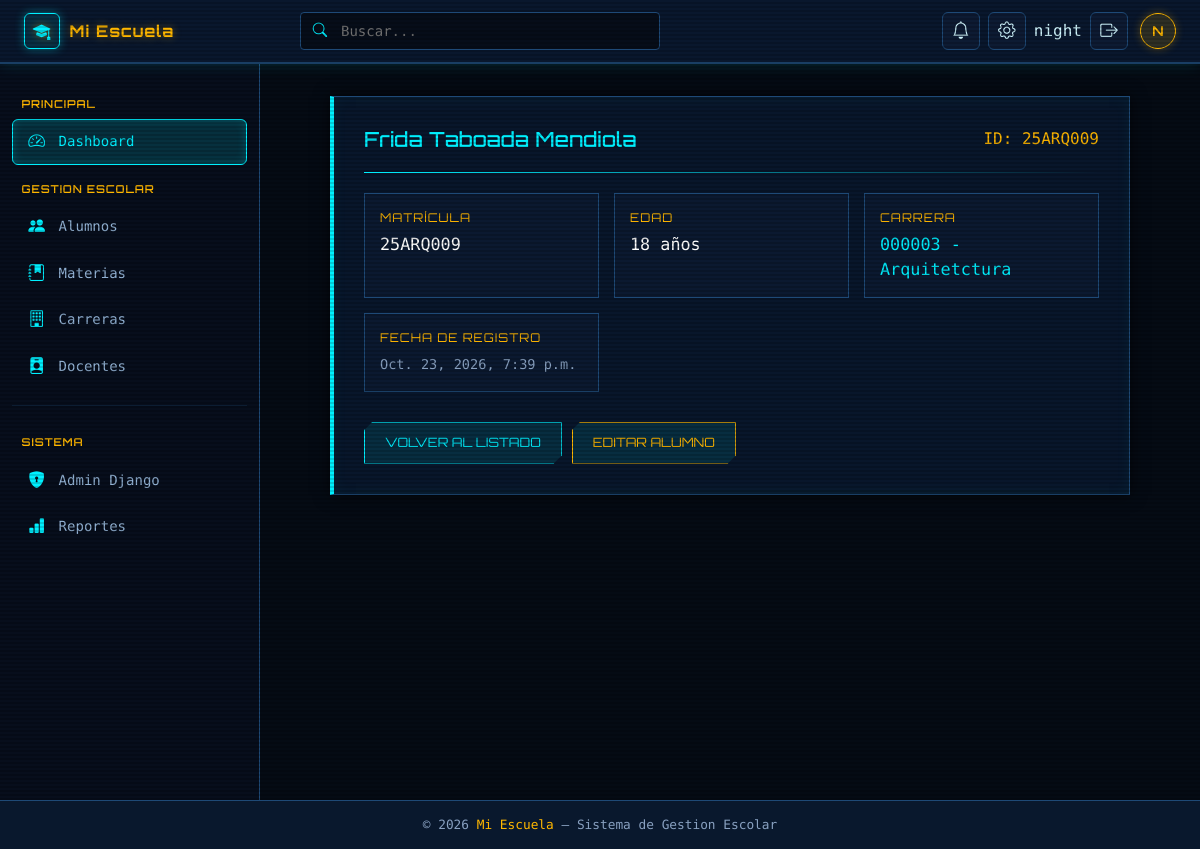
The app's page /alumno/3/ (signed in) with its own data.
### dark/models.py (models this page shows, shortened)
class Alumno(models.Model):
    matricula = models.CharField(verbose_name='Matricula', max_length=8, unique=True)
    nombre = models.CharField(verbose_name='Nombre alumno', max_length=50)
    apellido_paterno = models.CharField(verbose_name='Apellido paterno', max_length=100)
    apellido_materno = models.CharField(verbose_name='Apellido materno', max_length=100)
    edad = models.IntegerField(verbose_name='Edad')
    fecha_registro = models.DateTimeField(auto_now_add=True)
    carrera = models.ForeignKey('Patos', on_delete=models.PROTECT, verbose_name='Carrera')

class Patos(models.Model):
    clave = models.CharField(verbose_name='Clave', max_length=8, unique=True)
    carrera = models.CharField(verbose_name='Nombre Carrera', max_length=50)
    class Meta:
        verbose_name = 'Carrera'
        verbose_name_plural = 'Carreras'
    def __str__(self):
        return f'{self.clave} - {self.carrera}'

### dark/views.py (the view)
# urls.py: path('alumno/<int:pk>/', views.detalle_alumno, name='detalle_alumno'),
@login_required
def detalle_alumno(request, pk):
    alumno = get_object_or_404(Alumno, pk=pk)
    return render(request, 'detalle_alumno.html', {'alumno': alumno})

### dark/templates/detalle_alumno.html (shortened to what this page needs)
{% extends "base.html" %}
{% block contenido %}
<div class="scanlines"></div>
<div class="hud-card">
    <div style="display: flex; justify-content: space-between; align-items: center; margin-bottom: 10px; flex-wrap: wrap; gap: 10px;">
        <h2 style="font-family: var(--font-heading); color: var(--hud-blue); font-size: 1.3rem; margin:0;">
            {{ alumno.nombre }} {{ alumno.apellido_paterno }} {{ alumno.apellido_materno }}
        </h2>
        <span style="color: var(--hud-gold); font-family: var(--font-mono);">ID: {{ alumno.matricula }}</span>
    </div>
    <div class="hud-divider"></div>
    <div class="detalle-grid">
        <div class="detalle-item">
            <span class="detalle-label">Matrícula</span>
            <span class="detalle-valor">{{ alumno.matricula }}</span>
        </div>
        <div class="detalle-item">
            <span class="detalle-label">Edad</span>
            <span class="detalle-valor">{{ alumno.edad }} años</span>
        </div>
        <div class="detalle-item">
            <span class="detalle-label">Carrera</span>
            <span class="detalle-valor" style="color: var(--hud-blue);">{{ alumno.carrera }}</span>
        </div>
        <div class="detalle-item">
            <span class="detalle-label">Fecha de Registro</span>
            <span class="detalle-valor" style="font-size: 0.85rem; color: #88a0c0;">{{ alumno.fecha_registro }}</span>
        </div>
    </div>
    <div style="display: flex; gap: 10px; margin-top: 10px;">
        <a href="{% url 'lista_alumnos' %}" class="btn-hud">Volver al Listado</a>
        <a href="{% url 'editar_alumno' alumno.id %}" class="btn-hud" style="border-color: var(--hud-gold); color: var(--hud-gold);">Editar Alumno</a>
    </div>
</div>
{% endblock contenido %}

### dark/templates/base.html (shortened to what this page needs)
{% load static %}
<!DOCTYPE html>
<html lang="es">
<head>
    <link href="https://cdn.jsdelivr.net/npm/bootstrap@5.3.3/dist/css/bootstrap.min.css" rel="stylesheet">
    <link href="https://cdn.jsdelivr.net/npm/bootstrap-icons@1.11.3/font/bootstrap-icons.min.css" rel="stylesheet">
    <link href="{% static 'alumnos/css/base.css' %}" rel="stylesheet">
</head>
<body>
    <header class="top-navbar">
        <a href="#" class="brand">
            <div class="brand-icon">
                <i class="bi bi-mortarboard-fill"></i>
            </div>
            Mi Escuela
        </a>
        <div class="navbar-search d-none d-md-block">
            <div class="search-wrapper">
                <i class="bi bi-search"></i>
                <input type="text" placeholder="Buscar...">
            </div>
        </div>
        <div class="navbar-right">
            <button class="nav-icon-btn" title="Notificaciones">
                <i class="bi bi-bell"></i>
            </button>
            <button class="nav-icon-btn" title="Configuracion">
                <i class="bi bi-gear"></i>
            </button>
            {% if user.is_authenticated %}
            <span class="navbar-username">{{ user.username }}</span>
            <form method="POST" action="{% url 'logout' %}" style="margin:0;">
                <button type="submit" class="nav-icon-btn logout-btn" title="Cerrar sesión">
                    <i class="bi bi-box-arrow-right"></i>
                </button>
            </form>
            {% endif %}
            <div class="avatar" title="{{ user.username }}">{{ user.username|first|upper }}</div>
        </div>
    </header>
    <div class="app-wrapper">
        <aside id="sidebar">
            <div class="sidebar-section">
                <p class="sidebar-label">Principal</p>
                <a href="#" class="sidebar-link active">
                    <i class="bi bi-speedometer2"></i> Dashboard
                </a>
            </div>
            <div class="sidebar-section">
                <p class="sidebar-label">Gestion Escolar</p>
                <a href="{% url 'lista_alumnos' %}" class="sidebar-link">
                    <i class="bi bi-people-fill"></i> Alumnos
                </a>
                <a href="{% url 'lista_materias' %}" class="sidebar-link">
                    <i class="bi bi-journal-bookmark-fill"></i> Materias
                </a>
                <a href="{% url "lista_carreras" %}" class="sidebar-link">
                    <i class="bi bi-building"></i> Carreras
                </a>
                <a href="#" class="sidebar-link">
                    <i class="bi bi-person-badge-fill"></i> Docentes
                </a>
            </div>
            <hr class="sidebar-divider">
            <div class="sidebar-section">
                <p class="sidebar-label">Sistema</p>
                <a href="/admin/" class="sidebar-link">
                    <i class="bi bi-shield-lock-fill"></i> Admin Django
                </a>
                <a href="#" class="sidebar-link">
                    <i class="bi bi-bar-chart-fill"></i> Reportes
                </a>
            </div>
        </aside>
        <main id="main-content">
            {% block contenido %}{% endblock contenido %}
        </main>
    </div>
    <footer>
        &copy; 2026 <span>Mi Escuela</span> &mdash; Sistema de Gestion Escolar
    </footer>
</body>
</html>

### dark/templates/detalle_alumno.html (style rules this page uses)
.hud-card { background: var(--hud-card-bg); border: 1px solid var(--hud-border); border-left: 4px solid var(--hud-blue); padding: 30px; position: relative; box-shadow: 0 0 15px rgba(0, 0, 0, 0.6), inset 0 0 15px rgba(0, 240, 255, 0.05); backdrop-filter: blur(5px); max-width: 800px; margin: 0 auto; }
.hud-divider { height: 1px; background: linear-gradient(90deg, var(--hud-blue), transparent); margin: 20px 0; }
.detalle-grid { display: grid; grid-template-columns: repeat(auto-fit, minmax(220px, 1fr)); gap: 15px; }
.detalle-item { background: rgba(15, 30, 55, 0.5); border: 1px solid var(--hud-border); padding: 15px; }
.detalle-label { font-size: 0.75rem; color: var(--hud-gold); text-transform: uppercase; font-family: var(--font-heading); letter-spacing: 1px; margin-bottom: 5px; display: block; }
.detalle-valor { font-size: 1.05rem; color: #ffffff; }
.btn-hud { background: rgba(0, 240, 255, 0.1); border: 1px solid var(--hud-blue); color: var(--hud-blue); font-family: var(--font-heading); font-size: 0.8rem; padding: 10px 20px; cursor: pointer; text-transform: uppercase; text-decoration: none; display: inline-block; margin-top: 20px; transition: all 0.2s ease; clip-path: polygon(8px 0, 100% 0, 100% calc(100% - 8px), calc(100% - 8px) 100%, 0 100%, 0 8px); }

### records on screen
Alumno: nombre "Frida", apellido_paterno "Taboada", apellido_materno "Mendiola", matricula "25ARQ009", edad "18", carrera "000003 - Arquitetctura", fecha_registro "Oct. 23, 2026, 7:39 p.m."

### other values on screen
{{ user.username }} "night"
{{ user.username|first|upper }} "N"
